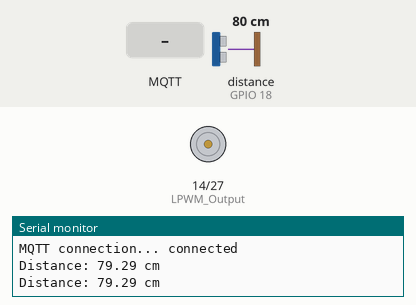
Simulated run of this sketch. Board: ESP32. On the bench: motor-driver pin pairs drawn as motors (green arrow = first pin HIGH = forward, orange = second pin HIGH = backward, longer = more drive), the last lines printed to the serial monitor. Wiring (inferred from the names in the program): ultrasonic range finder: trigger GPIO 5; echo GPIO 18. The test bench sets the inputs (shaded band); at power-on: distance to the obstacle (sensor on GPIO 18) 80 cm. The echo pulse lasts 58.3 µs per cm; WiFi joins after 1.5 s; servers stay silent unless stated; the local clock reads 2024-03-15 10:24:30 at power-on unless the sketch sets it; no MQTT or app messages arrive unless stated.

Above: at 2.7 s.
2.8 s: MQTT message "ON" arrives on the first subscribed topic
At 4.1 s:
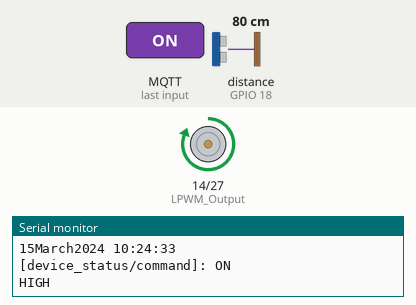
4.6 s: MQTT message "OFF" arrives on the first subscribed topic
At 6.8 s:
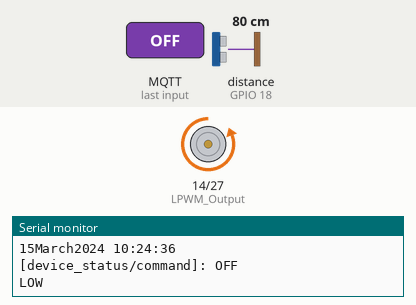
7.6 s: MQTT message "unlock" arrives on the first subscribed topic
Timing chart, 0 to 14.0 s (numbered marks = the images above; inputs shaded):
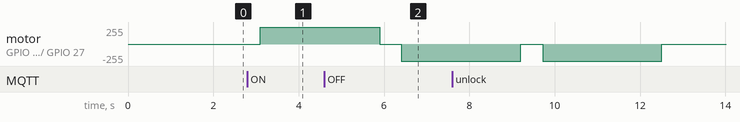

Measured:
- after the input at 2.8 s, motor on GPIO 14 (LPWM_Output) / GPIO 27 (RPWM_Output): stopped → forward 255/255 after 0.30 s

The sketch:

main.ino
```cpp
#include <WiFi.h>
#include <PubSubClient.h>
#include <string.h>
#include "time.h"
#include "define.h"
#include "preparkFunction.h"

void printLocalTime();

// ============================================================================================ VOID SETUP
void setup() {
  Serial.begin(9600);
  //===================================================== Motor and Ultra Control setup
  // Set up the pins for the ultrasonic sensor
  pinMode(sona_ping, OUTPUT);
  pinMode(sona_echo, INPUT);
  ledcSetup(0, 9000, 8);
  // Set up the pins for the motor
  pinMode(RPWM_Output, OUTPUT);
  pinMode(LPWM_Output, OUTPUT);
  ledcSetup(1, 9000, 8);
  ledcAttachPin(RPWM_Output, 1);
  ledcSetup(2, 9000, 8);
  ledcAttachPin(LPWM_Output, 2);

  //  startTime = millis(); // Record the current time
  //===================================================== connect to WiFi
  Serial.print("Connecting to ");
  Serial.println(WIFI_STA_NAME);

  WiFi.mode(WIFI_STA);
  WiFi.begin(WIFI_STA_NAME, WIFI_STA_PASS);

  while (WiFi.status() != WL_CONNECTED) {
    delay(500);
    Serial.print(".");
  }
  Serial.println("");
  Serial.println("WiFi connected");
  Serial.println("IP address: ");
  Serial.println(WiFi.localIP());

  // Init and get the time
  configTime(gmtOffset_sec, daylightOffset_sec, ntpServer);
  printLocalTime();

  mqtt.setServer(MQTT_SERVER, MQTT_PORT);
  mqtt.setCallback(callback);
}

// ============================================================================================ MQTT SETUP
void callback(char* topic, byte* payload, unsigned int length) {
  struct tm timeinfo;
  getLocalTime(&timeinfo);
  if (!getLocalTime(&timeinfo)) {
    Serial.println("Failed to obtain time");
  }

  char  date_time_All[40];

  strftime(date_time_All,40,"%d%B%Y %H:%M:%S", &timeinfo);

  Serial.println(date_time_All);

  payload[length] = '\0';
  String topic_str = topic, payload_str = (char*)payload;
  Serial.println("[" + topic_str + "]: " + payload_str);


  Serial.println((payload_str == "ON") ? "HIGH" : "LOW");

  // code start
  if (payload_str == "ON") {
    strftime(date_time_All,40,"%d%B%Y %H:%M:%S ON", &timeinfo);
    mqtt.publish("device_status/all", date_time_All);
    CCW_motor(256);
    delay(2800);
    stop_motor();
  }

  if (payload_str == "OFF") {
     strftime(date_time_All,40,"%d%B%Y %H:%M:%S OFF", &timeinfo);
     mqtt.publish("device_status/all", date_time_All);
     CW_motor(256);
     delay(2800);
     stop_motor();
  }

  if (payload_str == "unlock") {
      strftime(date_time_All,40,"%d%B%Y %H:%M:%S unlock", &timeinfo);
      mqtt.publish("device_status/all", date_time_All);
      unlock_status = 0;
      CW_motor(256);
      delay(2800);
      stop_motor();

      while(distanceMeasure>70){
        distanceMeasure = start_sona();
        Serial.println("waiting car pass");
      }
      while(distanceMeasure<70){
          unlock_status = 1;
          delay(200);
          distanceMeasure = start_sona();
          Serial.println("Car is passing");
      }

      if(distanceMeasure>70 and unlock_status==1){
        Serial.println("ON");
        delay(15000);
        CCW_motor(256);
        delay(2800);
        stop_motor();
        unlock_status = 0;
    }

  }
}

void pub() {
  char demoString[15] = "IT'S WORKING";
  Serial.print("DemoString: ");
  Serial.println(demoString);
  mqtt.publish("device_status", demoString);
}

void printLocalTime() {
  struct tm timeinfo;
  if (!getLocalTime(&timeinfo)) {
    Serial.println("Failed to obtain time");
    return;
  }
  Serial.println(&timeinfo, "%A, %B %d %Y %H:%M:%S");
}

// ============================================================================================ START THE LOOP
void loop() {
  distanceMeasure = start_sona();
  //  elapsedTime = (millis() - startTime)/1000;
  //  Serial.print("elapsedTime: ", elapsedTime);
  // cannot connect statement
  if (mqtt.connected() == false) {
    Serial.print("MQTT connection... ");
    if (mqtt.connect(MQTT_NAME)) {
      Serial.println("connected");
      mqtt.subscribe("device_status/command");
    } else {
      Serial.println("failed");
      delay(5000);
    }
  } else {
    mqtt.loop();
  }
}
```

define.h
```cpp
// Motor control
int RPWM_Output = 27; // Arduino PWM output pin 5; connect to IBT-2 pin 1 (RPWM)
int LPWM_Output = 14; // Arduino PWM output pin 6; connect to IBT-2 pin 2 (LPWM)

// Ultrasonic sensor
const int sona_ping = 5;
const int sona_echo = 18;

// Define the speed of sound in cm/ms
const float SOUND_SPEED = 0.034;

// Value to  store
float distanceMeasure;


// MQTT DEFINE =========

// WiFi credentials
#define WIFI_STA_NAME "Find Me Free Wifi"
#define WIFI_STA_PASS "11333355555577777777"
#define MQTT_SERVER   "broker.mqttdashboard.com"
#define MQTT_PORT     1883
#define MQTT_NAME     "StartUpKMITLdevice"

// Time config for Thai Time
const char* ntpServer = "pool.ntp.org";
const long  gmtOffset_sec = 7;
const int   daylightOffset_sec = 7 * 3600;

WiFiClient client;

// check WiFiClient where is client
PubSubClient mqtt(client);

//  timeinfo to store value
struct tm timeinfo;

// time count
//unsigned long startTime;
//unsigned long elapsedTime;
int unlock_status;
```

preparkFunction.h
```cpp
// ================================ Motor and Sona control
void CW_motor(int PWM){
  ledcWrite(1, PWM); // this one means ledc channel 0 = 50% duty cycle
  ledcWrite(2, 0); // this one means ledc channel 1 = 0% duty cycle
}

void CCW_motor(int PWM){
  ledcWrite(1, 0); // this one means ledc channel 0 = 50% duty cycle
  ledcWrite(2, PWM); // this one means ledc channel 1 = 0% duty cycle
}

void stop_motor(){
  ledcWrite(1, 0); // this one means ledc channel 0 = 50% duty cycle
  ledcWrite(2, 0); // this one means ledc channel 1 = 0% duty cycle
}

float start_sona(){
   // Send a pulse to the ultrasonic sensor
  digitalWrite(sona_ping, LOW);
  delayMicroseconds(2);
  digitalWrite(sona_ping, HIGH);
  delayMicroseconds(10);
  digitalWrite(sona_ping, LOW);

  // Measure the duration of the echo pulse
  long duration = pulseIn(sona_echo, HIGH);

  // Calculate the distance in cm
  float distance_cm = duration / 2.0 * SOUND_SPEED;

  // Print the distance to the serial monitor
  Serial.print("Distance: ");
  Serial.print(distance_cm);
  Serial.println(" cm");

  // Wait for 500ms before taking the next measurement
  delay(500);
  return distance_cm;
}

// ================================ Motor and Sona control
```
